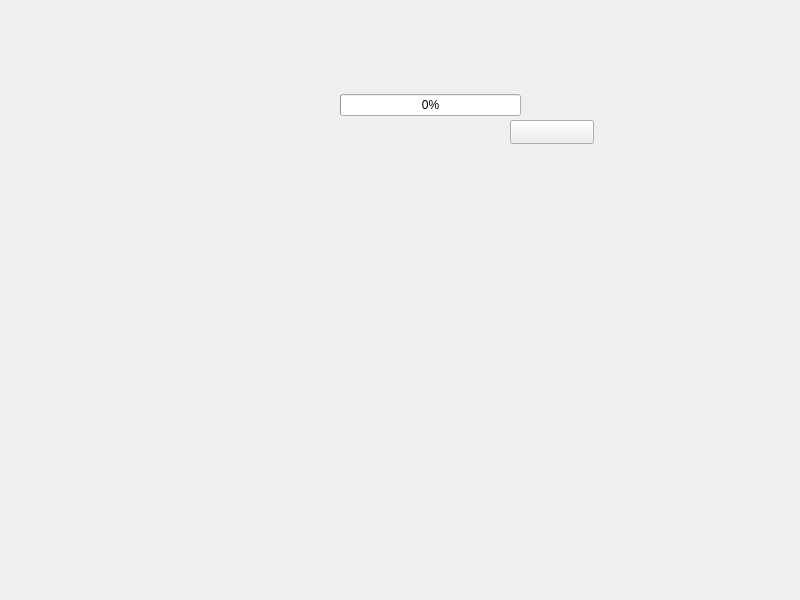
<?xml version="1.0" encoding="UTF-8"?>
<ui version="4.0">
 <class>GameTime</class>
 <widget class="QMainWindow" name="GameTime">
  <property name="geometry">
   <rect>
    <x>0</x>
    <y>0</y>
    <width>800</width>
    <height>600</height>
   </rect>
  </property>
  <property name="windowTitle">
   <string>MainWindow</string>
  </property>
  <widget class="QWidget" name="centralwidget">
   <widget class="QWidget" name="layoutWidget">
    <property name="geometry">
     <rect>
      <x>340</x>
      <y>90</y>
      <width>181</width>
      <height>31</height>
     </rect>
    </property>
    <layout class="QHBoxLayout" name="horizontalLayout">
     <item>
      <widget class="QProgressBar" name="progressBar">
       <property name="maximum">
        <number>300</number>
       </property>
       <property name="value">
        <number>0</number>
       </property>
      </widget>
     </item>
    </layout>
   </widget>
   <widget class="QPushButton" name="pushButton">
    <property name="geometry">
     <rect>
      <x>510</x>
      <y>120</y>
      <width>84</width>
      <height>24</height>
     </rect>
    </property>
    <property name="text">
     <string/>
    </property>
   </widget>
  </widget>
  <widget class="QMenuBar" name="menubar">
   <property name="geometry">
    <rect>
     <x>0</x>
     <y>0</y>
     <width>800</width>
     <height>26</height>
    </rect>
   </property>
  </widget>
 </widget>
 <resources/>
 <connections/>
</ui>
